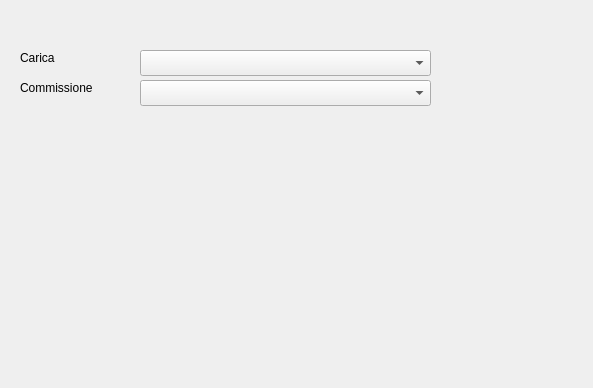
<?xml version="1.0" encoding="UTF-8"?>
<ui version="4.0">
 <class>MainWindow</class>
 <widget class="QMainWindow" name="MainWindow">
  <property name="geometry">
   <rect>
    <x>0</x>
    <y>0</y>
    <width>593</width>
    <height>388</height>
   </rect>
  </property>
  <property name="windowTitle">
   <string>Cariche - commissioni</string>
  </property>
  <widget class="QWidget" name="centralwidget">
   <widget class="QLabel" name="label">
    <property name="geometry">
     <rect>
      <x>20</x>
      <y>50</y>
      <width>62</width>
      <height>16</height>
     </rect>
    </property>
    <property name="text">
     <string>Carica</string>
    </property>
   </widget>
   <widget class="QLabel" name="label_2">
    <property name="geometry">
     <rect>
      <x>20</x>
      <y>80</y>
      <width>101</width>
      <height>16</height>
     </rect>
    </property>
    <property name="text">
     <string>Commissione</string>
    </property>
   </widget>
   <widget class="com.axiastudio.pypapi.ui.widgets.PyPaPiComboBox" name="comboBox">
    <property name="geometry">
     <rect>
      <x>140</x>
      <y>50</y>
      <width>291</width>
      <height>26</height>
     </rect>
    </property>
    <property name="column" stdset="0">
     <string>carica</string>
    </property>
   </widget>
   <widget class="com.axiastudio.pypapi.ui.widgets.PyPaPiComboBox" name="comboBox_2">
    <property name="geometry">
     <rect>
      <x>140</x>
      <y>80</y>
      <width>291</width>
      <height>26</height>
     </rect>
    </property>
    <property name="column" stdset="0">
     <string>commissione</string>
    </property>
   </widget>
  </widget>
 </widget>
 <customwidgets>
  <customwidget>
   <class>com.axiastudio.pypapi.ui.widgets.PyPaPiComboBox</class>
   <extends>QComboBox</extends>
   <header>pypapicombobox.h</header>
  </customwidget>
 </customwidgets>
 <resources/>
 <connections/>
</ui>
